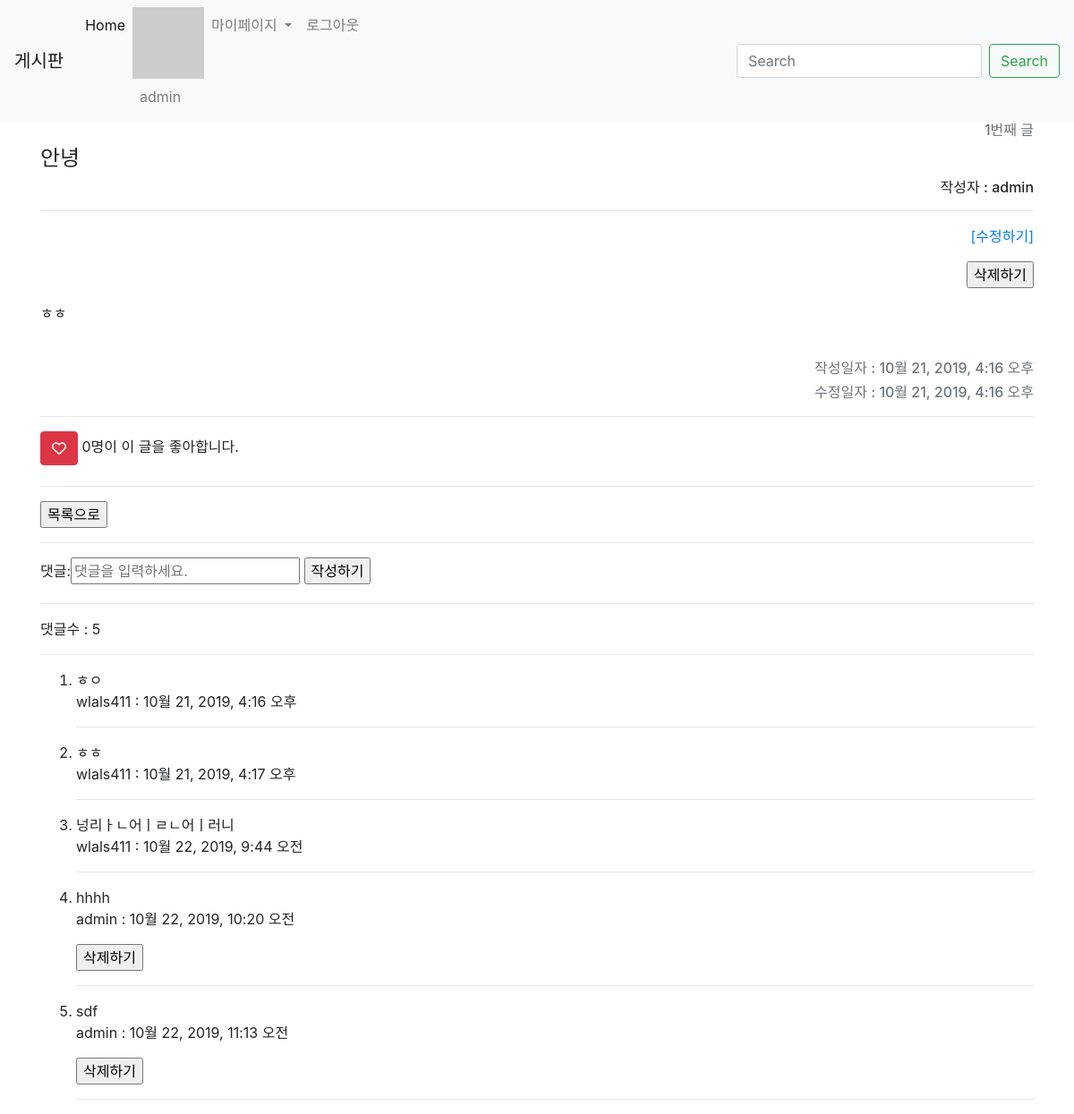
Page /articles/1/ (signed in) on the earlier database version.
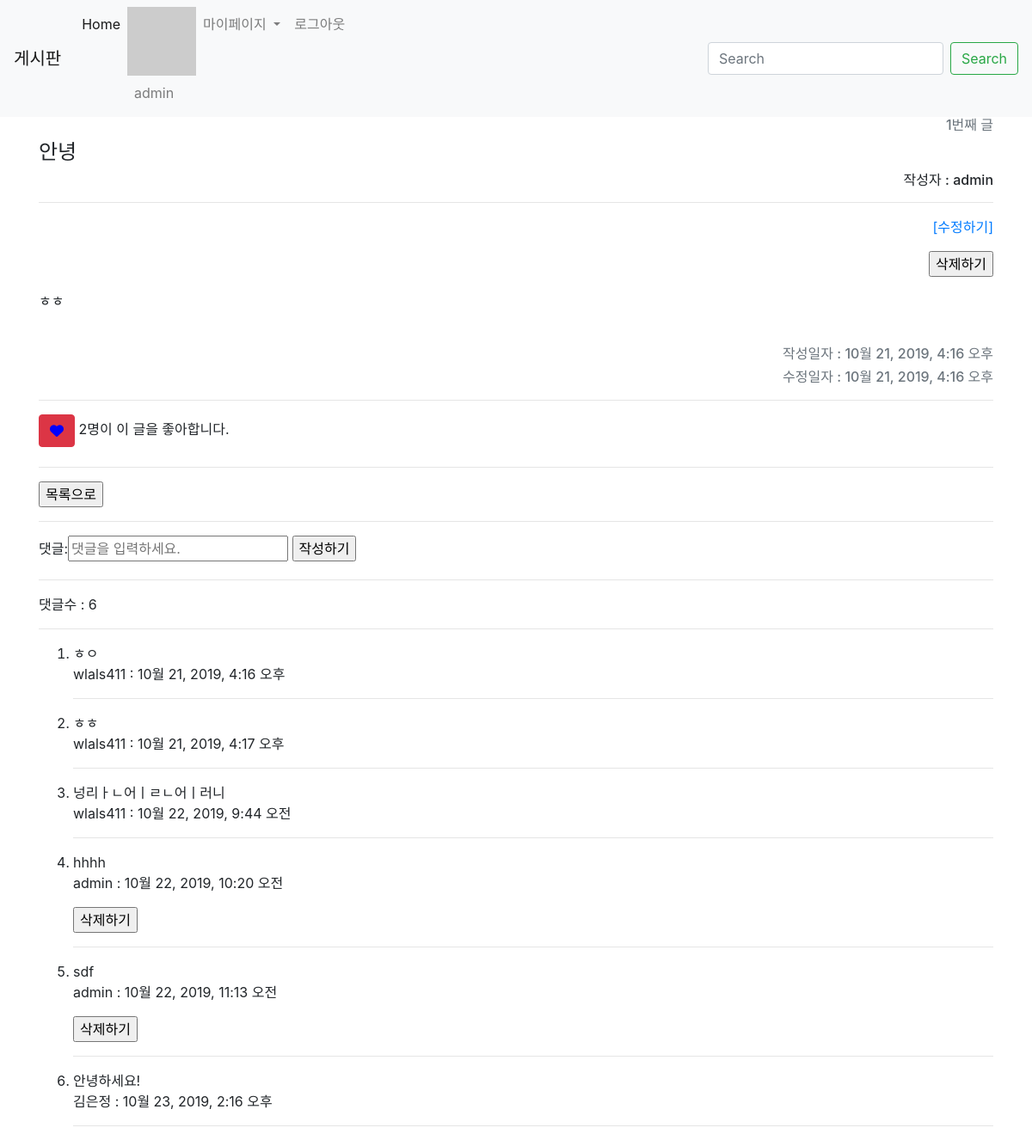
Same page on the later database version.
### articles/models.py (models this page shows, shortened)
class Article(models.Model):
    title = models.CharField(max_length=10)
    content = models.TextField()
    image = models.ImageField(blank=True)
    image_thumbnail = ImageSpecField(
        processors=[ResizeToFit(300, 300)],
        format='JPEG',
        options={'quality': 80}
    )
    created_at = models.DateTimeField(auto_now_add=True)
    updated_at = models.DateTimeField(auto_now=True)
    user = models.ForeignKey(settings.AUTH_USER_MODEL, on_delete=models.CASCADE)    # 참조 : https://docs.djangoproject.com/en/2.2/topics/auth/customizing/
    like_users = models.ManyToManyField(settings.AUTH_USER_MODEL, related_name='like_articles', blank=True)
    unlike_users = models.ManyToManyField(settings.AUTH_USER_MODEL, related_name='unlike_articles', blank=True)

class Comment(models.Model):
    content = models.CharField(max_length=140)
    created_at = models.DateTimeField(auto_now_add=True)
    article = models.ForeignKey(Article, on_delete=models.CASCADE)
    user = models.ForeignKey(settings.AUTH_USER_MODEL, on_delete=models.CASCADE)

### accounts/models.py (models this page shows)
class User(AbstractUser):
    pass

### articles/views.py (the view)
# urls.py: path('<int:article_pk>/', views.detail, name='detail'),
def detail(request, article_pk):
    article = Article.objects.get(pk=article_pk)
    comments = article.comment_set.all()
    comment_form = CommentForm()
    context = {
        'article': article,
        'comments': comments,
        'comment_form': comment_form,
    }
    return render(request, 'articles/detail.html', context)

### articles/forms.py
class CommentForm(forms.ModelForm):
    content = forms.CharField(
        max_length=140,
        label='댓글',
        widget=forms.TextInput(
            attrs={
                'placeholder': '댓글을 입력하세요.'
            }
        )
    )
    class Meta:
        model = Comment
        exclude = ('article', 'user')

### articles/templatetags/gravatar.py (called while the page is built)
@register.filter
def makehash(email):
    return 'https://www.gravatar.com/avatar/' + hashlib.md5(email.strip().lower().encode('utf-8')).hexdigest()

### articles/templates/articles/detail.html (shortened to what this page needs)
{% extends 'articles/base.html' %}
{% block body %}
  <div><h6 class="text-right text-secondary">{{ article.id }}번째 글 </h6></div>
  <h4 style="display:inline-block;"> {{ article.title }}</h4>
  <h6 class="text-right">작성자 : {{ article.user }}</h6>
  <hr>
  {% if article.user == user %}
    <p  class="text-right">
      <a href="{% url 'articles:update' article.pk %}" class="text-right ml-auto">[수정하기]</a>
      {% if article.user == user %}
        <form action="{% url 'articles:delete' article.pk %}" class="text-right ml-auto" method="POST" onclick="return confirm('REALLY DELETE?')">
          <input type="submit" value="삭제하기" class="text-right ml-auto">
        </form>
      {% endif %}
    </p>
  {% endif %}
  <div><p>{{ article.content }}</p></div>
  <br>
  <h6 class="text-right text-secondary ml-auto inline">작성일자 : {{ article.created_at }}</h6>
  <h6 class="text-right text-secondary">수정일자 : {{ article.updated_at }}</h6>
  <hr>
  <a href="{% url 'articles:like' article.pk %}" class='d-inline-block'>
  <button class="btn btn-danger">
    {% if user in article.like_users.all %}
      <i class="fas fa-heart animated infinite bounce delay-1s" style="color: blue;"></i>
    {% else %}
      <i class="far fa-heart animated"></i>
    {% endif %}
    </button>
  </a>
  <p class='d-inline-block'>   {{article.like_users.count}}명이 이 글을 좋아합니다.</p>
  <hr>
  <form action="{% url 'articles:index' %}">
    <input type="submit" value="목록으로">
  </form>
  <hr>
    <form action="{% url 'articles:comment_create' article.pk %}" method="POST">
      {{ comment_form }}
      <input type="submit" value="작성하기">
    </form>
  <hr>
  <p>댓글수 : {{ comments.count }}</p>
  <hr>
  <ol>
    {% for comment in comments %}
      <li>{{comment.content}}</li>
      <p>{{ comment.user }} : {{comment.created_at}}</p>
      {% if comment.user == user %}
        <form action="{% url 'articles:comment_delete' article.pk comment.pk %}" method="POST" onclick="return confirm('REALLY DELETE?')">
          <input type="submit" value="삭제하기">
        </form>
      {% endif %}
      <hr>
    {% empty %}
      <p>댓글이 없습니다.</p>
    {% endfor %}
  </ol>
{% endblock %}

Differences in the rows shown:
computed for Article "안녕": like_users.count "0" → "2"; count "5" → "6"
added Comment: content "안녕하세요!", user "김은정", created_at "10월 23, 2019, 2:16 오후"
